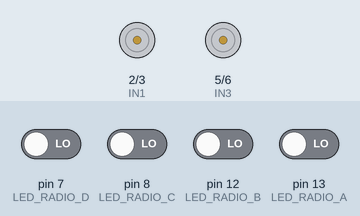
A sketch run on a simulated Arduino Uno, built with avr-gcc and run on an emulated ATmega328P. Shown: motor-driver pin pairs drawn as motors (green arrow = first pin HIGH = forward, orange = second pin HIGH = backward, longer = more drive). The inputs (shaded band) are chosen by the test bench; at power-on: pin 7 (LED_RADIO_D), pin 8 (LED_RADIO_C), pin 12 (LED_RADIO_B), pin 13 (LED_RADIO_A) LOW.

Above: at 1.2 s.
1.3 s: pin 7 (LED_RADIO_D) driven HIGH
At 2.1 s:
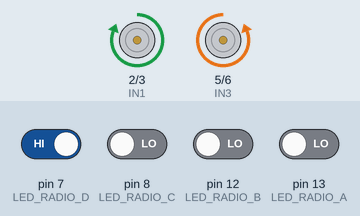
2.8 s: pin 8 (LED_RADIO_C) driven HIGH
At 3.2 s:
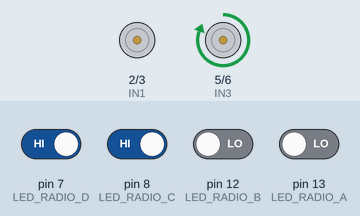
4.3 s: pin 12 (LED_RADIO_B) driven HIGH
At 5.5 s:
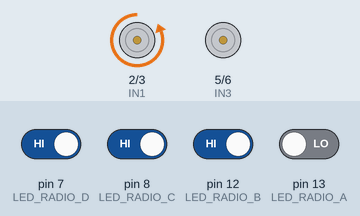
5.8 s: pin 13 (LED_RADIO_A) driven HIGH
At 6.7 s:
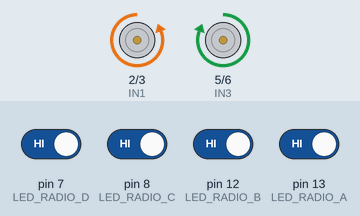
7.3 s: pin 13 (LED_RADIO_A) driven LOW
At 7.8 s:
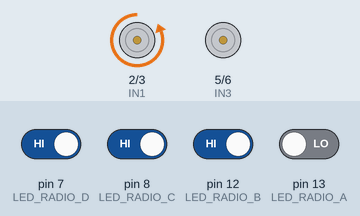
8.8 s: pin 12 (LED_RADIO_B) driven LOW
At 10.2 s:
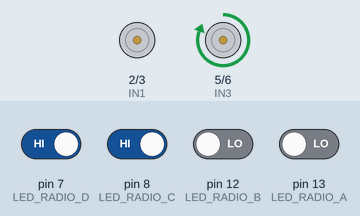
Timing chart, 0 to 11.3 s (numbered marks = the images above; inputs shaded):
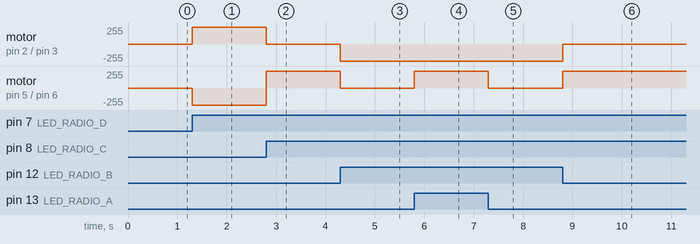

Measured:
- after the input at 1.3 s, motor on pin 2 (IN1) / pin 3 (IN2): stopped → forward 255/255 at once; motor on pin 5 (IN3) / pin 6 (IN4): stopped → backward 255/255 at once
- after the input at 2.8 s, motor on pin 2 (IN1) / pin 3 (IN2): forward 255/255 → stopped at once; motor on pin 5 (IN3) / pin 6 (IN4): backward 255/255 → forward 255/255 at once
- after the input at 4.3 s, motor on pin 2 (IN1) / pin 3 (IN2): stopped → backward 255/255 at once; motor on pin 5 (IN3) / pin 6 (IN4): forward 255/255 → stopped at once
- after the input at 5.8 s, motor on pin 5 (IN3) / pin 6 (IN4): stopped → forward 255/255 at once
- after the input at 7.3 s, motor on pin 5 (IN3) / pin 6 (IN4): forward 255/255 → stopped at once
- after the input at 8.8 s, motor on pin 2 (IN1) / pin 3 (IN2): backward 255/255 → stopped at once; motor on pin 5 (IN3) / pin 6 (IN4): stopped → forward 255/255 at once

The sketch:

MotorV1.1.ino
```cpp
// Тестировалось на Arduino IDE 1.0.5
int IN1 = 2; // Input3 подключен к выводу 5
int IN2 = 3;
int IN3 = 5; // Input3 подключен к выводу 5
int IN4 = 6;

int ENA = 9;
int ENB = 10;

int LED_RADIO_A = 13;
int LED_RADIO_B = 12;
int LED_RADIO_C = 8;
int LED_RADIO_D = 7;

void setup()
{
  pinMode (IN4, OUTPUT);
  pinMode (IN3, OUTPUT);
  pinMode (IN2, OUTPUT);
  pinMode (IN1, OUTPUT);

  //pinMode (ENA, OUTPUT);
  //pinMode (ENB, OUTPUT);

  pinMode(LED_RADIO_A, INPUT);
 // analogWrite(ENA, 255);
 // analogWrite(ENB, 255);
}
void loop()
{
  if (digitalRead(LED_RADIO_A)) {
    digitalWrite (IN2, HIGH);
    digitalWrite (IN1, LOW);

    digitalWrite (IN4, LOW);
    digitalWrite (IN3, HIGH);

  } else if (digitalRead(LED_RADIO_B)) {
    digitalWrite (IN2, HIGH);
    digitalWrite (IN1, LOW);

    digitalWrite (IN4, LOW);
    digitalWrite (IN3, LOW);
  } else if (digitalRead(LED_RADIO_C)) {
    digitalWrite (IN2, LOW);
    digitalWrite (IN1, LOW);

    digitalWrite (IN4, LOW);
    digitalWrite (IN3, HIGH);
  } else if (digitalRead(LED_RADIO_D)) {
     digitalWrite (IN2, LOW);
     digitalWrite (IN1, HIGH);

     digitalWrite (IN4, HIGH);
     digitalWrite (IN3, LOW);
  } else {
    digitalWrite(IN1, LOW);
    digitalWrite(IN2, LOW);
    digitalWrite(IN4, LOW);
    digitalWrite(IN3, LOW);
  }

}
```
